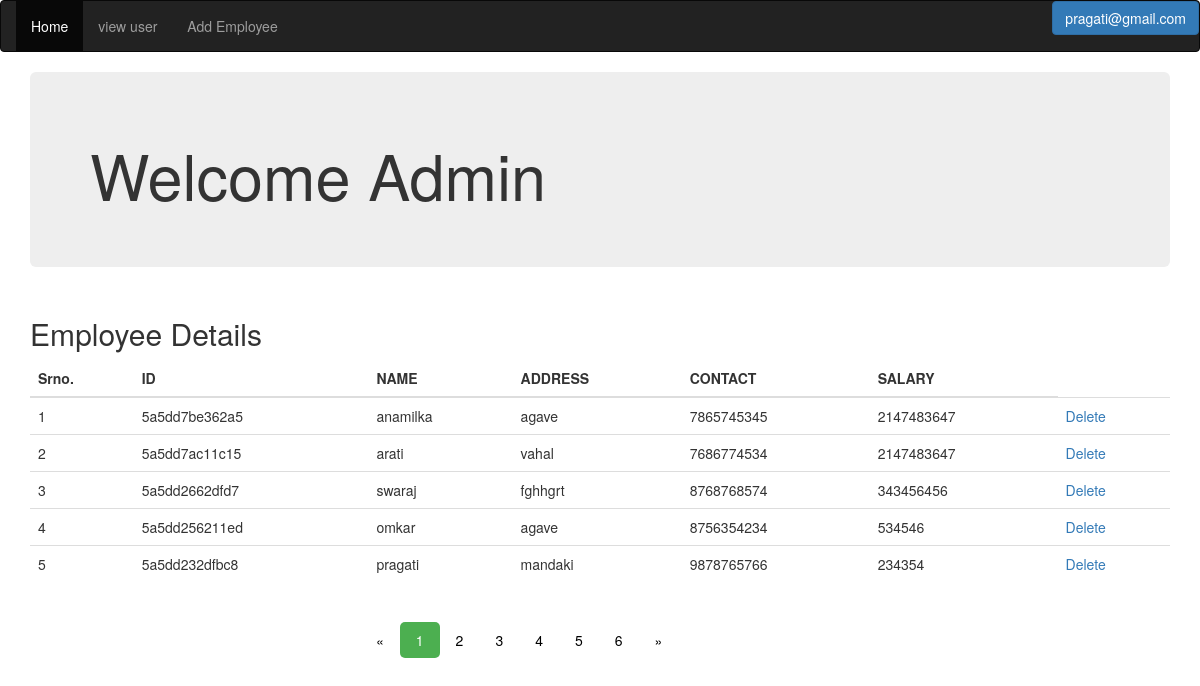
Screenshot of /admin/navv1.php (signed in) with the database file from the repository.
### tables this page shows
CREATE TABLE `add1` (
  `Address_id` int(100) NOT NULL,
  `id` varchar(36) NOT NULL,
  `name` varchar(32) NOT NULL,
  `address` varchar(32) NOT NULL,
  `contact` varchar(10) NOT NULL,
  `salary` int(10) NOT NULL
);

### admin/navv1.php (the view, shortened to what this page needs)
<!DOCTYPE html>
<html lang="en">
    <?php if(isset($_SESSION['flag'])){ ?>
<head>
  <link rel="stylesheet" href="https://maxcdn.bootstrapcdn.com/bootstrap/3.3.7/css/bootstrap.min.css">
</head>
<body>
<nav class="navbar navbar-inverse">
  <div class="container-fluid">
    <ul class="nav navbar-nav">
      <li class="active"><a href="navv1.php">Home</a></li>
      <li class=""><a href="../viewuser.php">view user</a></li>
        <li>  <a href="addemployee_1.php">Add Employee</a></li>
      </ul>
       <ul class="nav  navbar-right">
     <div class="dropdown">
        <button type="button" class="btn btn-primary dropdown-toggle" data-toggle="dropdown"><?php echo $_SESSION['flag'];?></button>
           </div>
        </ul>
      </div>
   </nav>
<div class="container">
    <div class="jumbotron">
          <h1>Welcome Admin</h1>
  </div>
</div>
    <div class="container">
   <h2>Employee Details</h2>
        <?php
$servername = "localhost";
$username = "root";
$password = "";
$dbname = "form";
$conn = new mysqli($servername, $username, $password, $dbname);
$sql = "SELECT * FROM `add1` ORDER BY Address_id desc";
   $result = $conn->query($sql);
?>
</div>
<div class="container">
  <table class="table">
    <thead>
      <tr>
        <th>Srno.</th>
        <th>ID</th>
        <th>NAME</th>
        <th>ADDRESS</th>
        <th>CONTACT</th>
        <th>SALARY</th>
      </tr>
    </thead>
    <tbody>
        <?php $i=0; while($row = $result->fetch_assoc()){ ?>
      <tr>
          <td><?php $i++; echo $i; ?></td>
        <td><?php echo $row['id']; ?></td>
        <td><?php echo $row['name']; ?></td>
        <td><?php echo $row['address']; ?></td>
        <td><?php echo $row['contact']; ?></td>
        <td><?php echo $row['salary']; ?></td>
        <td> <a href="dbdlt.php?id=<?php echo $row['id']; ?>" onclick="return confirm('Do you want to delete this ? ');">Delete</a></td>
      </tr>
      <?php } ?>
    </tbody>
  </table>
</div>
   <div class="pagination">
  <a href="#">&laquo;</a>
  <a href="#" class="active">1</a>
  <a href="#" >2</a>
  <a href="#">3</a>
  <a href="#">4</a>
  <a href="#">5</a>
  <a href="#">6</a>
  <a href="#">&raquo;</a>
  </div>
</body>
    <?php }else header("location:../index.php");?>
</html>

### admin/navv1.php (style rules this page uses)
.pagination { display: inline-block; margin-left: 30%; }
.pagination a { color: black; float: left; padding: 8px 16px; text-decoration: none; }
.pagination a.active { background-color: #4CAF50; color: white; border-radius: 5px; }

### rows the page displays
add1: id "5a5dd7be362a5", name "anamilka", address "agave", contact "7865745345", salary "2147483647"
add1: id "5a5dd7ac11c15", name "arati", address "vahal", contact "7686774534", salary "2147483647"
add1: id "5a5dd2662dfd7", name "swaraj", address "fghhgrt", contact "8768768574", salary "343456456"
add1: id "5a5dd256211ed", name "omkar", address "agave", contact "8756354234", salary "534546"
add1: id "5a5dd232dfbc8", name "pragati", address "mandaki", contact "9878765766", salary "234354"

### other values shown
$_SESSION['flag'] "pragati@gmail.com"
